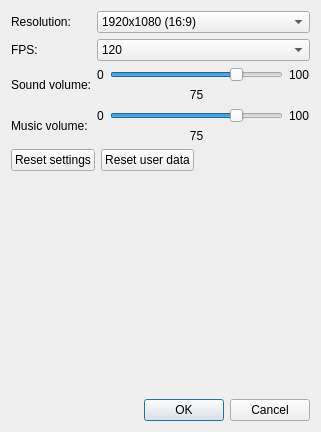
<?xml version="1.0" encoding="UTF-8"?>
<ui version="4.0">
 <class>MainWindowClass</class>
 <widget class="QWidget" name="MainWindowClass">
  <property name="geometry">
   <rect>
    <x>0</x>
    <y>0</y>
    <width>321</width>
    <height>432</height>
   </rect>
  </property>
  <property name="windowTitle">
   <string>MainWindow</string>
  </property>
  <layout class="QGridLayout" name="gridLayout_4">
   <item row="0" column="0">
    <layout class="QGridLayout" name="gridLayout">
     <item row="6" column="0" colspan="2">
      <widget class="QDialogButtonBox" name="buttonBox">
       <property name="standardButtons">
        <set>QDialogButtonBox::Cancel|QDialogButtonBox::Ok</set>
       </property>
      </widget>
     </item>
     <item row="1" column="1">
      <widget class="QComboBox" name="comboBox_2">
       <item>
        <property name="text">
         <string>120</string>
        </property>
       </item>
       <item>
        <property name="text">
         <string>90</string>
        </property>
       </item>
       <item>
        <property name="text">
         <string>60</string>
        </property>
       </item>
       <item>
        <property name="text">
         <string>30</string>
        </property>
       </item>
      </widget>
     </item>
     <item row="3" column="0">
      <widget class="QLabel" name="label_4">
       <property name="text">
        <string>Music volume:</string>
       </property>
      </widget>
     </item>
     <item row="0" column="1">
      <widget class="QComboBox" name="comboBox">
       <item>
        <property name="text">
         <string>1920x1080 (16:9)</string>
        </property>
       </item>
       <item>
        <property name="text">
         <string>1280x720 (16:9)</string>
        </property>
       </item>
       <item>
        <property name="text">
         <string>960x540 (16:9)</string>
        </property>
       </item>
       <item>
        <property name="text">
         <string>1024x768 (4:3)</string>
        </property>
       </item>
      </widget>
     </item>
     <item row="3" column="1">
      <layout class="QGridLayout" name="gridLayout_3">
       <item row="1" column="1">
        <widget class="QLabel" name="label_10">
         <property name="text">
          <string>75</string>
         </property>
         <property name="alignment">
          <set>Qt::AlignCenter</set>
         </property>
        </widget>
       </item>
       <item row="0" column="1">
        <widget class="QSlider" name="horizontalSlider_2">
         <property name="maximum">
          <number>100</number>
         </property>
         <property name="value">
          <number>75</number>
         </property>
         <property name="orientation">
          <enum>Qt::Horizontal</enum>
         </property>
        </widget>
       </item>
       <item row="0" column="0">
        <widget class="QLabel" name="label_7">
         <property name="text">
          <string>0</string>
         </property>
        </widget>
       </item>
       <item row="0" column="2">
        <widget class="QLabel" name="label_8">
         <property name="text">
          <string>100</string>
         </property>
        </widget>
       </item>
      </layout>
     </item>
     <item row="5" column="0">
      <spacer name="verticalSpacer">
       <property name="orientation">
        <enum>Qt::Vertical</enum>
       </property>
       <property name="sizeHint" stdset="0">
        <size>
         <width>20</width>
         <height>40</height>
        </size>
       </property>
      </spacer>
     </item>
     <item row="0" column="0">
      <widget class="QLabel" name="label">
       <property name="text">
        <string>Resolution:</string>
       </property>
      </widget>
     </item>
     <item row="2" column="1">
      <layout class="QGridLayout" name="gridLayout_2">
       <item row="0" column="0">
        <widget class="QLabel" name="label_5">
         <property name="text">
          <string>0</string>
         </property>
        </widget>
       </item>
       <item row="0" column="2">
        <widget class="QLabel" name="label_6">
         <property name="text">
          <string>100</string>
         </property>
        </widget>
       </item>
       <item row="0" column="1">
        <widget class="QSlider" name="horizontalSlider">
         <property name="maximum">
          <number>100</number>
         </property>
         <property name="value">
          <number>75</number>
         </property>
         <property name="orientation">
          <enum>Qt::Horizontal</enum>
         </property>
        </widget>
       </item>
       <item row="1" column="1">
        <widget class="QLabel" name="label_9">
         <property name="text">
          <string>75</string>
         </property>
         <property name="alignment">
          <set>Qt::AlignCenter</set>
         </property>
        </widget>
       </item>
      </layout>
     </item>
     <item row="4" column="0" colspan="2">
      <layout class="QHBoxLayout" name="horizontalLayout">
       <item>
        <widget class="QPushButton" name="pushButton">
         <property name="text">
          <string>Reset settings</string>
         </property>
        </widget>
       </item>
       <item>
        <widget class="QPushButton" name="pushButton_2">
         <property name="text">
          <string>Reset user data</string>
         </property>
        </widget>
       </item>
       <item>
        <spacer name="horizontalSpacer">
         <property name="orientation">
          <enum>Qt::Horizontal</enum>
         </property>
         <property name="sizeHint" stdset="0">
          <size>
           <width>40</width>
           <height>20</height>
          </size>
         </property>
        </spacer>
       </item>
      </layout>
     </item>
     <item row="2" column="0">
      <widget class="QLabel" name="label_3">
       <property name="text">
        <string>Sound volume:</string>
       </property>
      </widget>
     </item>
     <item row="1" column="0">
      <widget class="QLabel" name="label_2">
       <property name="text">
        <string>FPS:</string>
       </property>
      </widget>
     </item>
    </layout>
   </item>
  </layout>
 </widget>
 <layoutdefault spacing="6" margin="11"/>
 <resources>
  <include location="MainWindow.qrc"/>
 </resources>
 <connections/>
</ui>
